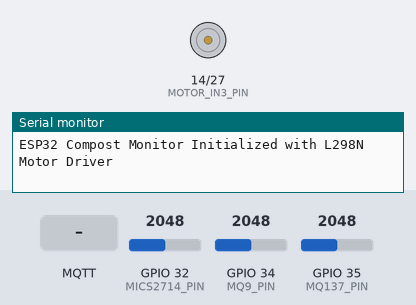
The program below on a simulated ESP32. Parts: motor-driver pin pairs drawn as motors (green arrow = first pin HIGH = forward, orange = second pin HIGH = backward, longer = more drive), the last lines printed to the serial monitor. The test bench sets the inputs (shaded band); at power-on: GPIO 32 (MICS2714_PIN) = 2048, GPIO 34 (MQ9_PIN) = 2048, GPIO 35 (MQ137_PIN) = 2048 (analog values on the 0–4095 scale). WiFi joins after 1.5 s; servers stay silent unless stated; no MQTT or app messages arrive unless stated.

Above: at 1.2 s.
1.3 s: MQTT message "MOTOR_ON" arrives on the first subscribed topic
At 2.1 s:
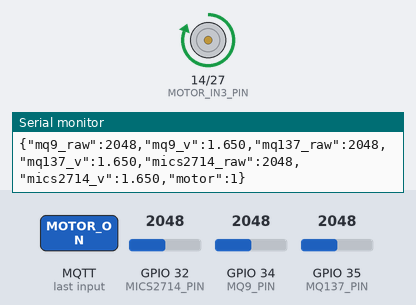
6.0 s: MQTT message "MOTOR_OFF" arrives on the first subscribed topic
At 7.3 s:
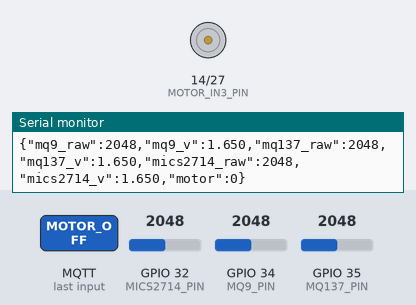
Timing chart, 0 to 9.0 s (numbered marks = the images above; inputs shaded):
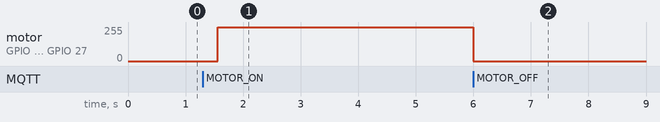

Measured:
- after the input at 1.3 s, motor on GPIO 14 (MOTOR_IN3_PIN) / GPIO 27 (MOTOR_IN4_PIN): stopped → forward 255/255 after 0.26 s
- after the input at 6.0 s, motor on GPIO 14 (MOTOR_IN3_PIN) / GPIO 27 (MOTOR_IN4_PIN): forward 255/255 → stopped at once

The program:

main.cpp
```cpp
#include <Arduino.h>
#include <WiFi.h>
#include <ESPmDNS.h>
#include <WebSocketsServer.h>
#include <PubSubClient.h>

// ==========================================
// ⚙️ CONFIGURATION (Boss: Edit these values!)
// ==========================================
#define WIFI_SSID "moto g34"         // Enter your Wi-Fi Network Name
#define WIFI_PASSWORD "biggiesmalls" // Enter your Wi-Fi Password

#define MQTT_BROKER "broker.hivemq.com" // Online public MQTT broker
#define MQTT_PORT 1883
#define MQTT_TOPIC "compost/sensors"
#define MQTT_TOPIC_MOTOR "compost/motor" // Topic for motor commands from dashboard
#define MQTT_CLIENT_ID "ESP32_Compost_Client"

#define WEBSOCKET_PORT 81
#define MDNS_NAME "compostpro" // Will resolve to http://compostpro.local

// ==========================================
// PIN DEFINITIONS
// ==========================================
#define MQ9_PIN 34
#define MQ137_PIN 35
#define MICS2714_PIN 32

// L298N Motor Driver Pins
#define MOTOR_IN3_PIN 14 // Connected to L298N IN3 (D14)
#define MOTOR_IN4_PIN 27 // Connected to L298N IN4 (D27)

// ==========================================
// GLOBAL OBJECTS & VARIABLES
// ==========================================
WiFiClient wifiClient;
PubSubClient mqttClient(wifiClient);
WebSocketsServer webSocket = WebSocketsServer(WEBSOCKET_PORT);

String unoJson = "{}";
unsigned long lastSendTime = 0;
const unsigned long sendInterval = 2000; // Send telemetry every 2 seconds

unsigned long lastWifiRetry = 0;
unsigned long lastMqttRetry = 0;
bool mdnsStarted = false;
bool motorRunning = false;

// ==========================================
// FORWARD DECLARATIONS
// (required in .cpp — auto-generated in .ino)
// ==========================================
void setMotor(bool enable);
void mqttCallback(char *topic, byte *payload, unsigned int length);
void webSocketEvent(uint8_t num, WStype_t type, uint8_t *payload, size_t length);
void checkWiFi();
void checkMQTT();

// ==========================================
// MOTOR CONTROL HELPER (L298N Driver)
// ==========================================
void setMotor(bool enable)
{
  motorRunning = enable;
  if (enable)
  {
    // Run motor forward: IN3 = HIGH, IN4 = LOW
    digitalWrite(MOTOR_IN3_PIN, HIGH);
    digitalWrite(MOTOR_IN4_PIN, LOW);
    Serial.println("[MOTOR] Started (IN3/D14: HIGH, IN4/D27: LOW)");
  }
  else
  {
    // Stop motor: both inputs LOW
    digitalWrite(MOTOR_IN3_PIN, LOW);
    digitalWrite(MOTOR_IN4_PIN, LOW);
    Serial.println("[MOTOR] Stopped (IN3/D14: LOW, IN4/D27: LOW)");
  }
}

// ==========================================
// MQTT CALLBACK — handles incoming messages
// ==========================================
void mqttCallback(char *topic, byte *payload, unsigned int length)
{
  // Build a string from the payload bytes
  String message = "";
  for (unsigned int i = 0; i < length; i++)
  {
    message += (char)payload[i];
  }
  message.trim();

  Serial.print("MQTT message [");
  Serial.print(topic);
  Serial.print("]: ");
  Serial.println(message);

  // Handle motor commands arriving from the hosted dashboard via MQTT
  if (String(topic) == MQTT_TOPIC_MOTOR)
  {
    if (message == "MOTOR_ON")
    {
      setMotor(true);
    }
    else if (message == "MOTOR_OFF")
    {
      setMotor(false);
    }

    // Forward the command to all local WebSocket clients as well
    webSocket.broadcastTXT(message);
  }
}

// ==========================================
// WEB SOCKET EVENT HANDLER
// ==========================================
void webSocketEvent(uint8_t num, WStype_t type, uint8_t *payload, size_t length)
{
  switch (type)
  {
  case WStype_DISCONNECTED:
    Serial.printf("[%u] WebSocket Client Disconnected\n", num);
    break;

  case WStype_CONNECTED:
  {
    IPAddress ip = webSocket.remoteIP(num);
    Serial.printf("[%u] WebSocket Client Connected from %d.%d.%d.%d\n", num, ip[0], ip[1], ip[2], ip[3]);
    // Send connection acknowledgment
    webSocket.sendTXT(num, "{\"status\":\"connected\",\"device\":\"ESP32_Compost\"}");
    // Sync current motor status with newly connected client
    webSocket.sendTXT(num, motorRunning ? "MOTOR_ON" : "MOTOR_OFF");
  }
  break;

  case WStype_TEXT:
  {
    String msg = String((char *)payload);
    msg.trim();
    Serial.printf("[%u] Received text: %s\n", num, msg.c_str());

    // Handle motor commands arriving from a local WebSocket client
    // and echo back to all WebSocket clients so their UI stays in sync
    if (msg == "MOTOR_ON" || msg == "MOTOR_OFF")
    {
      setMotor(msg == "MOTOR_ON");

      webSocket.broadcastTXT(msg);

      // Also publish motor state to MQTT so remote dashboard stays in sync
      if (mqttClient.connected())
      {
        mqttClient.publish(MQTT_TOPIC_MOTOR, msg.c_str());
      }
    }
  }
  break;

  default:
    break;
  }
}

// ==========================================
// CONNECT / RECONNECT HELPERS (NON-BLOCKING)
// ==========================================
void checkWiFi()
{
  static wl_status_t lastStatus = WL_IDLE_STATUS;

  wl_status_t status = WiFi.status();

  if (status == WL_CONNECTED)
  {
    if (lastStatus != WL_CONNECTED)
    {
      Serial.println("WiFi Connected!");
      Serial.print("IP: ");
      Serial.println(WiFi.localIP());
    }

    lastStatus = status;
    return;
  }

  if (status == WL_CONNECT_FAILED ||
      status == WL_DISCONNECTED ||
      status == WL_NO_SSID_AVAIL)
  {
    if (millis() - lastWifiRetry > 10000)
    {
      lastWifiRetry = millis();

      Serial.println("Connecting to WiFi...");
      WiFi.begin(WIFI_SSID, WIFI_PASSWORD);
    }
  }

  lastStatus = status;
}

void checkMQTT()
{
  if (WiFi.status() == WL_CONNECTED && !mqttClient.connected())
  {
    unsigned long now = millis();
    // Try to reconnect every 10 seconds without blocking the loop
    if (now - lastMqttRetry > 10000 || lastMqttRetry == 0)
    {
      lastMqttRetry = now;
      Serial.print("Attempting MQTT connection to: ");
      Serial.println(MQTT_BROKER);
      if (mqttClient.connect(MQTT_CLIENT_ID))
      {
        Serial.println("Connected to online MQTT Broker.");
        // Subscribe to motor command topic so hosted dashboard can control pump/motor
        mqttClient.subscribe(MQTT_TOPIC_MOTOR);
        Serial.println("Subscribed to: " MQTT_TOPIC_MOTOR);
      }
      else
      {
        Serial.print("Failed, rc=");
        Serial.print(mqttClient.state());
        Serial.println(" Will retry in 10s.");
      }
    }
  }
}

// ==========================================
// SETUP
// ==========================================
void setup()
{
  // Configure L298N Motor Driver Pins (IN3 -> D14, IN4 -> D27)
  pinMode(MOTOR_IN3_PIN, OUTPUT);
  pinMode(MOTOR_IN4_PIN, OUTPUT);
  digitalWrite(MOTOR_IN3_PIN, LOW);
  digitalWrite(MOTOR_IN4_PIN, LOW);

  WiFi.mode(WIFI_STA);
  WiFi.begin(WIFI_SSID, WIFI_PASSWORD);
  Serial.begin(115200);
  WiFi.setAutoReconnect(true);
  WiFi.persistent(false);

  // Initialize hardware serial for communicating with Arduino UNO
  Serial2.begin(9600, SERIAL_8N1, 16, 17);

  // Configure ESP32 ADC Resolution (12-bit: 0 - 4095)
  analogReadResolution(12);

  // Configure MQTT
  mqttClient.setServer(MQTT_BROKER, MQTT_PORT);
  mqttClient.setCallback(mqttCallback); // Register callback for incoming MQTT messages
  mqttClient.setBufferSize(512);        // Increase buffer to prevent packet drop with all sensors + motor

  // Start WebSocket Server
  webSocket.begin();
  webSocket.onEvent(webSocketEvent);

  Serial.println("ESP32 Compost Monitor Initialized with L298N Motor Driver");
}

// ==========================================
// MAIN LOOP
// ==========================================
void loop()
{
  // Run connection checks (non-blocking)
  checkWiFi();
  checkMQTT();

  if (WiFi.status() == WL_CONNECTED && !mdnsStarted)
  {
    if (MDNS.begin(MDNS_NAME))
    {
      Serial.println("mDNS responder started: compostpro.local");
      mdnsStarted = true;
    }
  }

  // Keep libraries active
  webSocket.loop();
  if (mqttClient.connected())
  {
    mqttClient.loop();
  }

  // 1. Read JSON telemetry from UNO via UART Serial2 (non-blocking line reading)
  if (Serial2.available())
  {
    unoJson = Serial2.readStringUntil('\n');
    unoJson.trim();
    Serial.print("[UNO RX]: ");
    Serial.println(unoJson);
  }

  // 2. Periodically read internal sensors and broadcast/publish combined JSON
  unsigned long currentMillis = millis();
  if (currentMillis - lastSendTime >= sendInterval)
  {
    lastSendTime = currentMillis;

    // Read ESP32 Gas Sensors
    int mq9Raw = analogRead(MQ9_PIN);
    int mq137Raw = analogRead(MQ137_PIN);
    int micsRaw = analogRead(MICS2714_PIN);

    // Convert raw ADC readings to voltages (3.3V reference)
    float mq9Voltage = (mq9Raw * 3.3f) / 4095.0f;
    float mq137Voltage = (mq137Raw * 3.3f) / 4095.0f;
    float micsVoltage = (micsRaw * 3.3f) / 4095.0f;

    // Strip outer braces of Uno JSON to merge
    String inside = "";
    if (unoJson.startsWith("{") && unoJson.endsWith("}"))
    {
      inside = unoJson.substring(1, unoJson.length() - 1);
    }

    // Build unified JSON payload
    String payload = "{";
    if (inside.length() > 0)
    {
      payload += inside + ",";
    }
    payload += "\"mq9_raw\":" + String(mq9Raw);
    payload += ",\"mq9_v\":" + String(mq9Voltage, 3);
    payload += ",\"mq137_raw\":" + String(mq137Raw);
    payload += ",\"mq137_v\":" + String(mq137Voltage, 3);
    payload += ",\"mics2714_raw\":" + String(micsRaw);
    payload += ",\"mics2714_v\":" + String(micsVoltage, 3);
    payload += ",\"motor\":" + String(motorRunning ? 1 : 0);
    payload += "}";

    // Print combined telemetry to local USB Serial (PC debugging)
    Serial.println(payload);

    // Broadcast telemetry to all connected WebSocket clients
    webSocket.broadcastTXT(payload);

    // Publish telemetry to MQTT topic
    if (mqttClient.connected())
    {
      mqttClient.publish(MQTT_TOPIC, payload.c_str());
    }
  }
}
```
